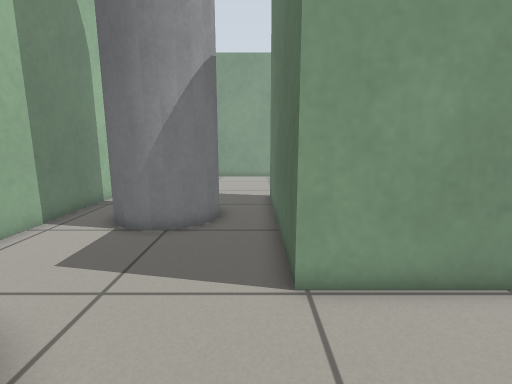
view 1 (above)

19 first-person views from a walk through a Gazebo world. The camera is 0.72 m above the floor, tilts 10° down and sees 85° across. The floor is counted in squares, 0.25 m on a side. Each view is taken from the middle of a square. On the plan, view 1 faces up. The plan holds only what a view shows up to about 20 squares ahead; the rest is blank. The place goes on beyond the plan.

view 2
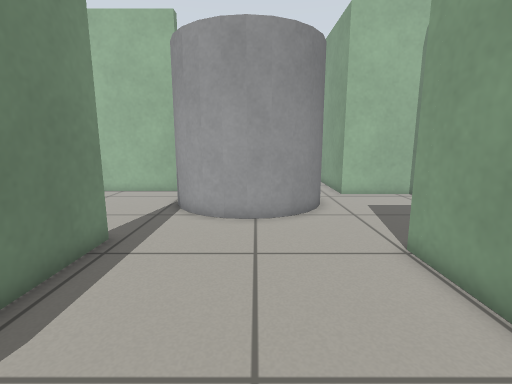

view 3
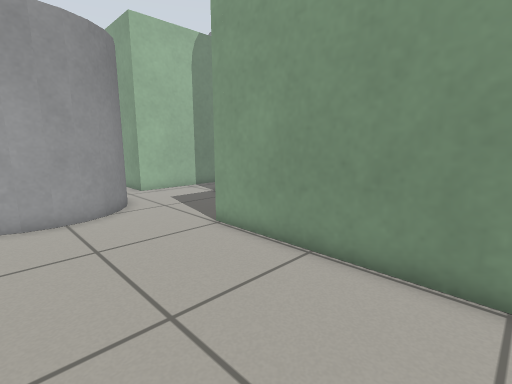

view 4
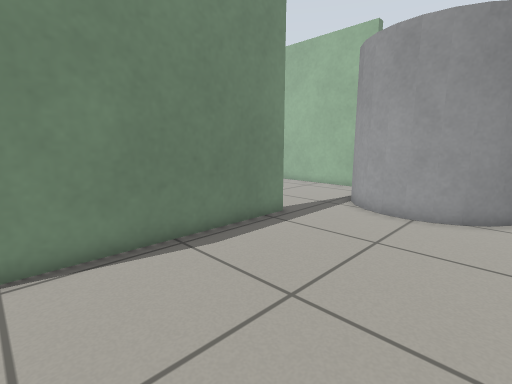

view 5
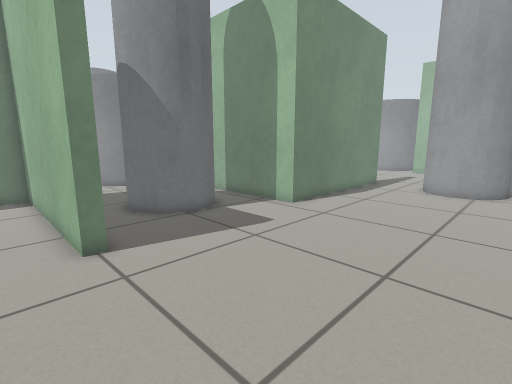

view 6
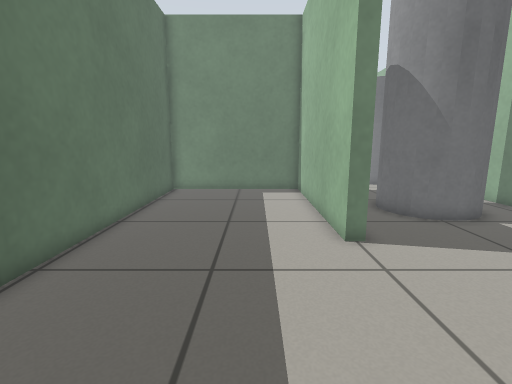

view 7
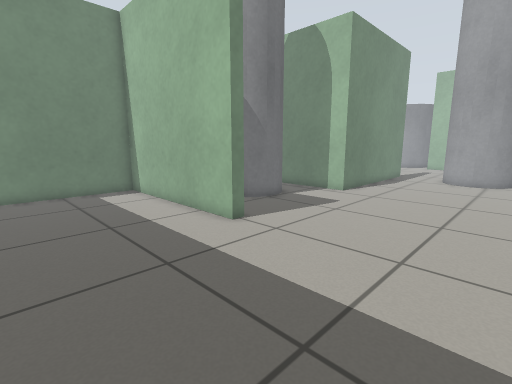

view 8
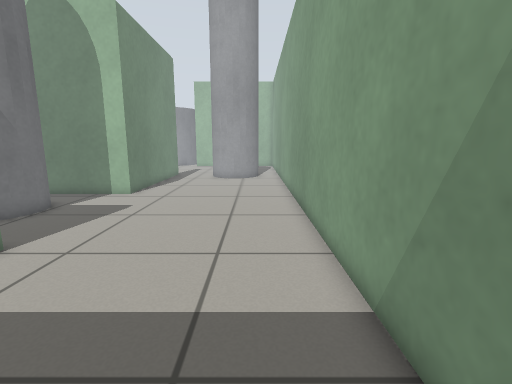

view 9
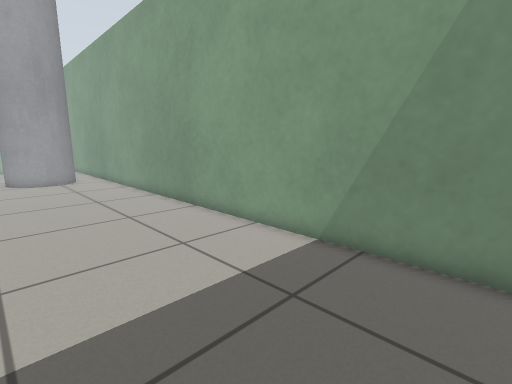

view 10
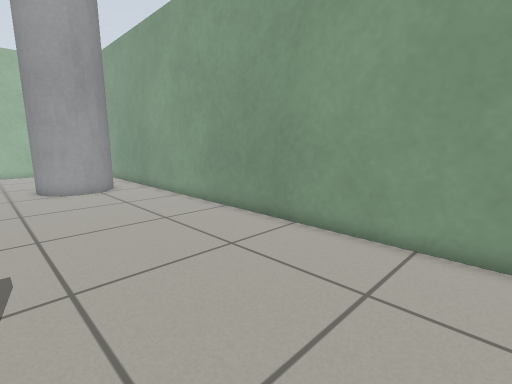

view 11
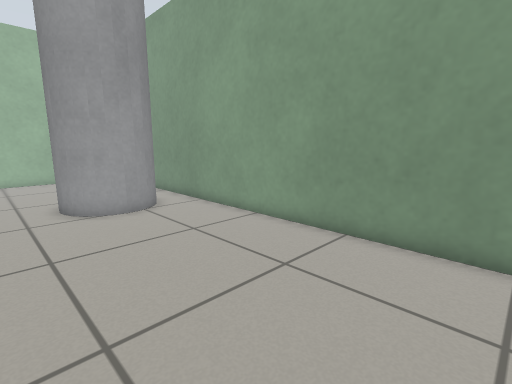

view 12
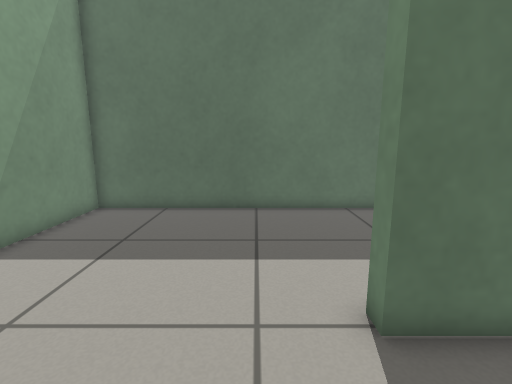

view 13
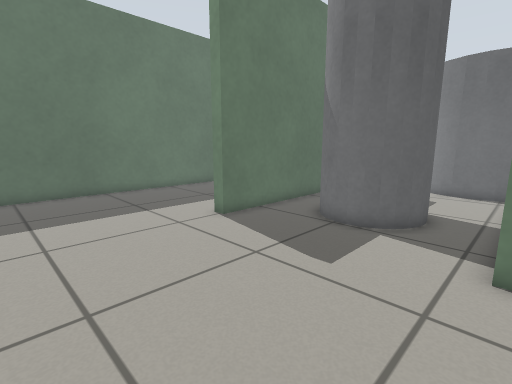

view 14
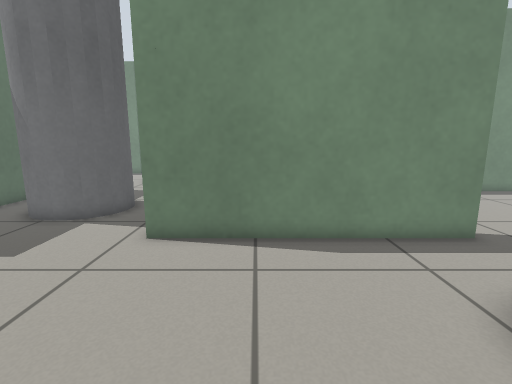

view 15
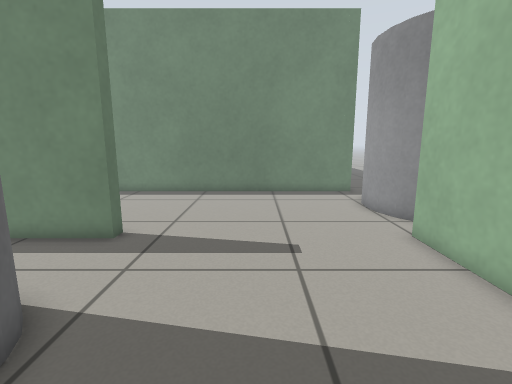

view 16
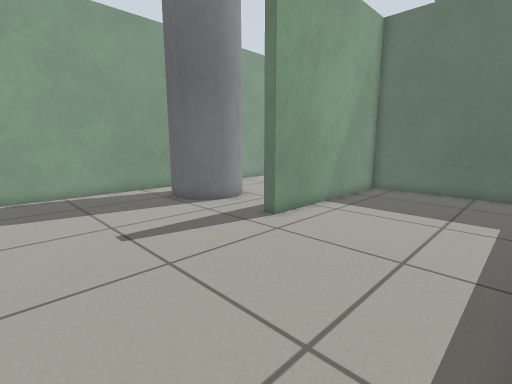

view 17
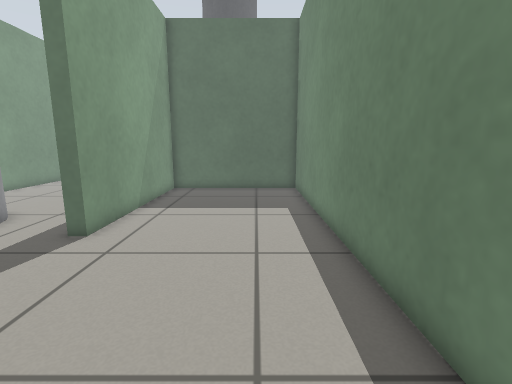

view 18
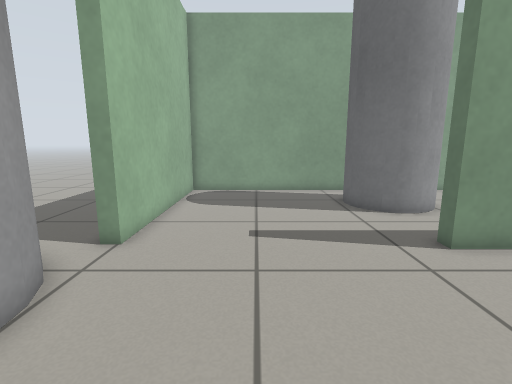

view 19
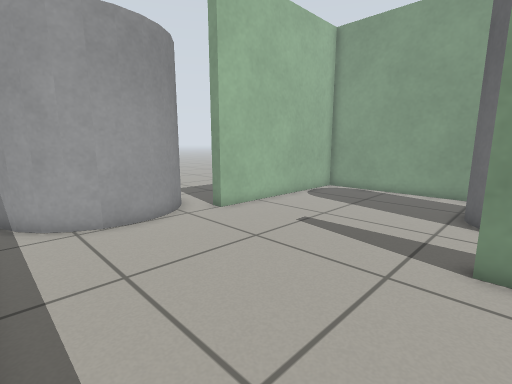

### Floor plan
Key: @ floor where view 1 was taken; # wall or solid block; . floor; C grey cylinder.
Columns run from 30 left of view 1 to 9 right of it. Each row starts with its distance up from view 1.
 24    #####################################
 23    #...................................#
 22    #........ CC........................#
 21    #.......CC  C.......................#
 20    #.......CC  C.......................#
 19    #........CCCC.......................#
 18 .. #.........CC........................#
 17 .. #...................................#
 16 ...#...................................#
 15 ...#.........##########........#.......#
 14  C...........##########........#.......#
 13   C...................#...CC...#.......#
 12   CC..................#..CC C..#.......#
 11    C..................#..C  C..#.......#
 10    C..................#..C  C..#.......#
  9   CC..................#..CCCC..#.......#
  8  CC...................#........#.......#
  7  C....................#........#.......#
  6   #####################........#########
  5                      ..........#########
  4                        CCCC.............
  3                           CC............
  2                            C...........
  1                            CC..........
  0                            CC.@.........
 -1                            C............
 -2                           CC............
 -3                          C....
 -4                      #........##########
 -5                      #.......
 -6                      #......
 -7                      #....
 -8                      #

Positions as (right, up) in squares from view 1, and headings:
1: (0, 0), facing up
2: (8, 1), facing left
3: (9, -1), facing up-left
4: (9, 4), facing down-left
5: (3, 23), facing down-left
6: (4, 23), facing down
7: (8, 23), facing down-left
8: (8, 22), facing left
9: (8, 17), facing up-left
10: (3, 16), facing up-left
11: (-3, 16), facing up-left
12: (-3, 17), facing right
13: (-8, 22), facing down-right
14: (-11, 23), facing down
15: (-22, 23), facing down
16: (-26, 7), facing up-right
17: (-26, 9), facing right
18: (-23, 7), facing up
19: (-17, 7), facing up-left
